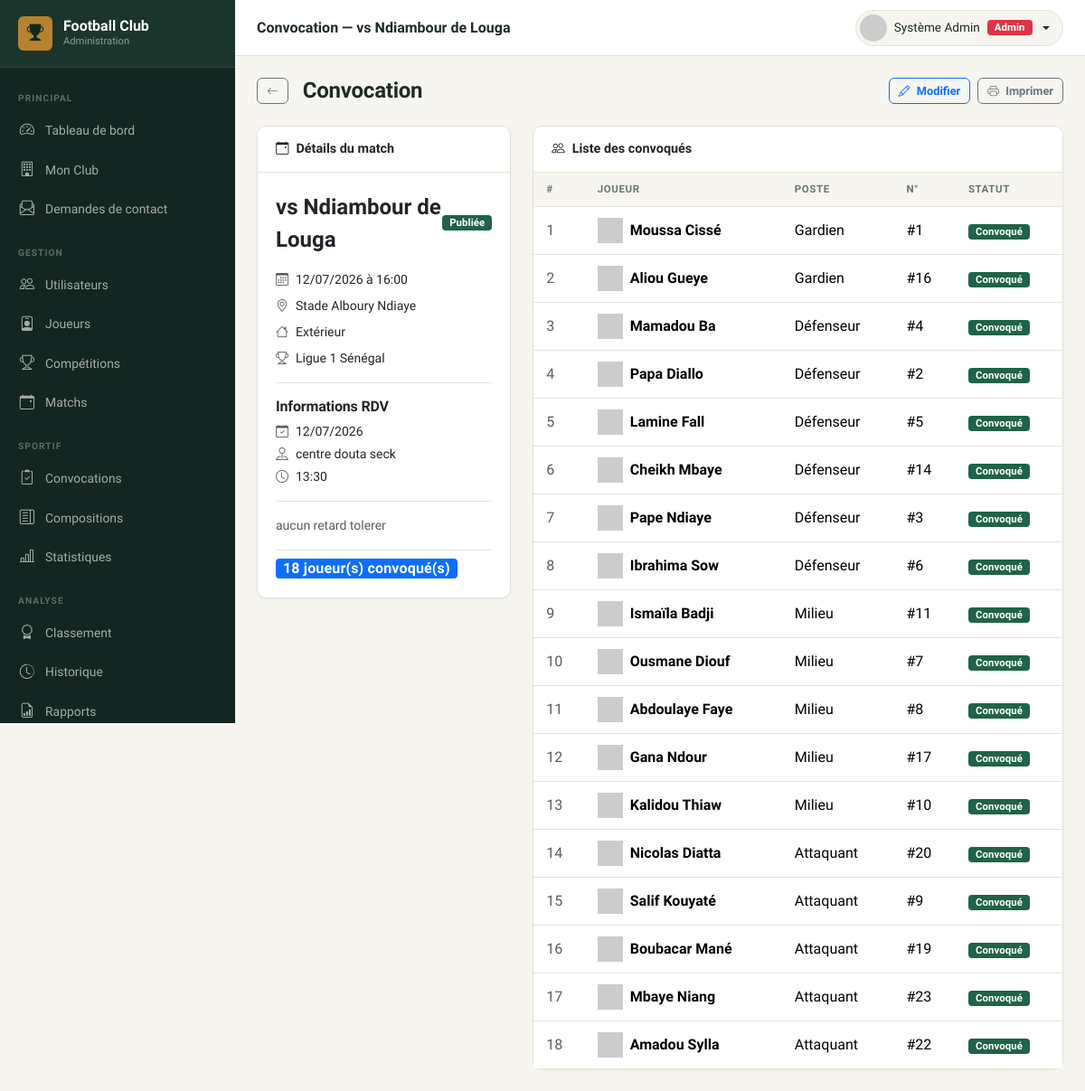
The app's page /admin/convocations/view.php?id=7 (signed in), older data.
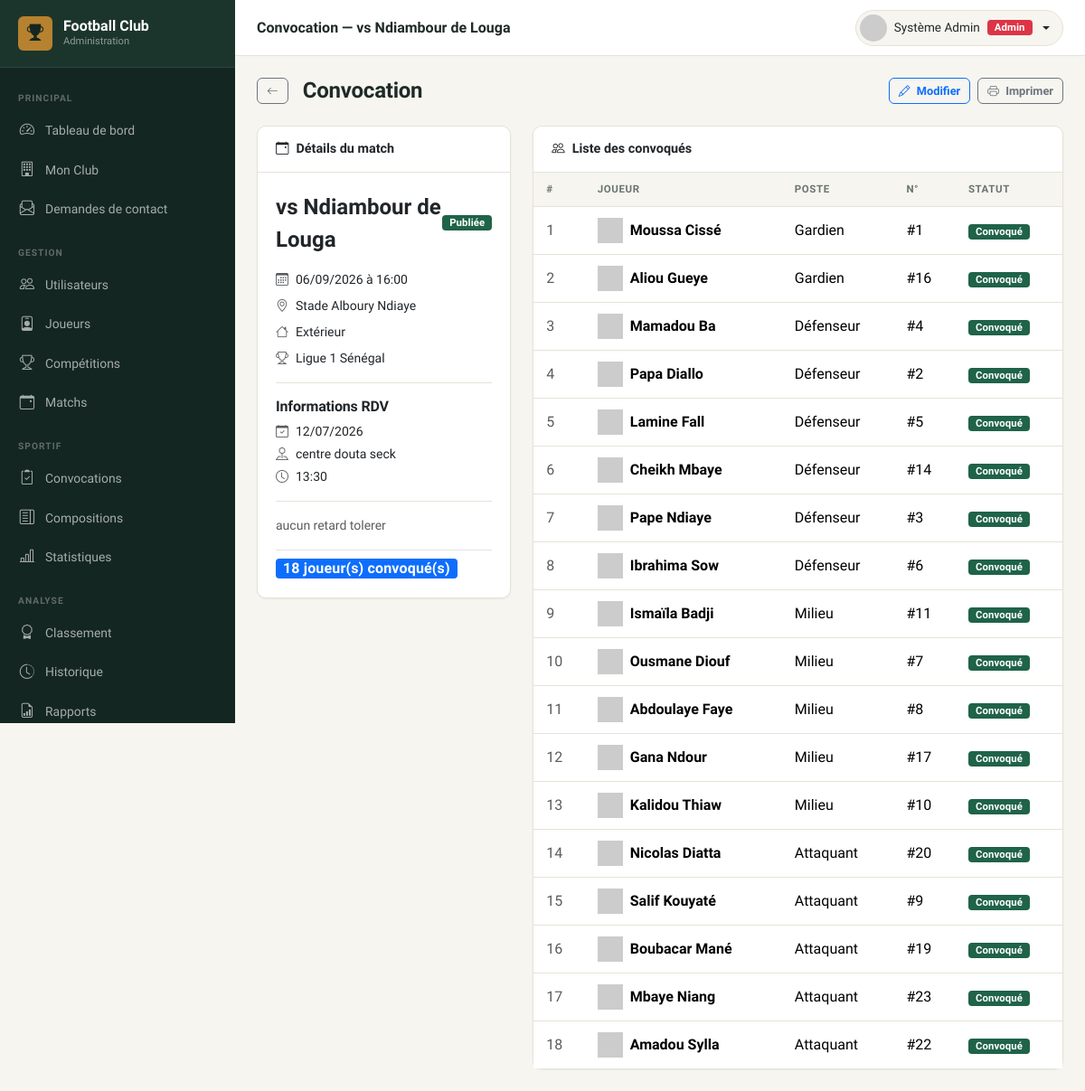
The same page, newer data.
### tables this page shows
CREATE TABLE `convocations` (
  `id` int(11) NOT NULL AUTO_INCREMENT,
  `match_id` int(11) NOT NULL,
  `date_convocation` date DEFAULT NULL,
  `lieu_rdv` varchar(200) DEFAULT NULL,
  `heure_rdv` time DEFAULT NULL,
  `notes` text DEFAULT NULL,
  `statut` enum('Brouillon','Publiée','Annulée') DEFAULT 'Brouillon',
  `created_at` timestamp NOT NULL DEFAULT current_timestamp(),
  `updated_at` timestamp NOT NULL DEFAULT current_timestamp() ON UPDATE current_timestamp(),
  PRIMARY KEY (`id`),
  KEY `match_id` (`match_id`),
  CONSTRAINT `convocations_ibfk_1` FOREIGN KEY (`match_id`) REFERENCES `matchs` (`id`) ON DELETE CASCADE
);

CREATE TABLE `matchs` (
  `id` int(11) NOT NULL AUTO_INCREMENT,
  `competition_id` int(11) DEFAULT NULL,
  `date_match` date NOT NULL,
  `heure_match` time DEFAULT NULL,
  `stade` varchar(200) DEFAULT NULL,
  `adversaire` varchar(150) NOT NULL,
  `domicile_exterieur` enum('Domicile','Extérieur') DEFAULT 'Domicile',
  `score_equipe` tinyint(3) unsigned DEFAULT 0,
  `score_adverse` tinyint(3) unsigned DEFAULT 0,
  `statut` enum('Programmé','En cours','Terminé','Annulé','Reporté') DEFAULT 'Programmé',
  `notes` text DEFAULT NULL,
  `created_at` timestamp NOT NULL DEFAULT current_timestamp(),
  `updated_at` timestamp NOT NULL DEFAULT current_timestamp() ON UPDATE current_timestamp(),
  PRIMARY KEY (`id`),
  KEY `competition_id` (`competition_id`),
  CONSTRAINT `matchs_ibfk_1` FOREIGN KEY (`competition_id`) REFERENCES `competitions` (`id`) ON DELETE SET NULL
);

CREATE TABLE `competitions` (
  `id` int(11) NOT NULL AUTO_INCREMENT,
  `nom` varchar(150) NOT NULL,
  `type` enum('Championnat','Coupe','Amical','Tournoi') DEFAULT 'Championnat',
  `saison` varchar(20) DEFAULT NULL,
  `created_at` timestamp NOT NULL DEFAULT current_timestamp(),
  `updated_at` timestamp NOT NULL DEFAULT current_timestamp() ON UPDATE current_timestamp(),
  PRIMARY KEY (`id`)
);

### admin/convocations/view.php (the view, shortened to what the changed rows need)
<?php
require_once ROOT_PATH . '/includes/functions.php';
$pdo = getPDO();
$id  = (int)($_GET['id'] ?? 0);
$stmt = $pdo->prepare("
    SELECT cv.*, m.date_match, m.heure_match, m.adversaire, m.stade, m.domicile_exterieur, c.nom AS competition
    FROM convocations cv
    JOIN matchs m ON m.id = cv.match_id
    LEFT JOIN competitions c ON c.id = m.competition_id
    WHERE cv.id = ?
");
$stmt->execute([$id]);
$conv = $stmt->fetch();
$joueurs = $pdo->prepare("
    SELECT j.*, cj.statut AS conv_statut
    FROM convocation_joueur cj
    JOIN joueurs j ON j.id = cj.joueur_id
    WHERE cj.convocation_id = ?
    ORDER BY j.poste, j.nom
");
$joueurs->execute([$id]);
$joueurs = $joueurs->fetchAll();
$pageTitle = 'Convocation — vs ' . $conv['adversaire'];
require_once ROOT_PATH . '/admin/includes/header.php';
?>
<div class="row g-4">
    <div class="col-lg-4">
        <div class="card">
            <div class="card-body">
                <div class="d-flex align-items-center justify-content-between mb-3">
                    <div class="fs-4 fw-bold">vs <?= e($conv['adversaire']) ?></div>
                    <?= statusBadge($conv['statut']) ?>
                </div>
                <ul class="list-unstyled small">
                    <li class="mb-2"><i class="bi bi-calendar3 text-muted me-2"></i><?= formatDate($conv['date_match']) ?> <?= $conv['heure_match'] ? 'à '.formatTime($conv['heure_match']) : '' ?></li>
                    <?php if ($conv['stade']): ?><li class="mb-2"><i class="bi bi-geo-alt text-muted me-2"></i><?= e($conv['stade']) ?></li><?php endif; ?>
                    <li class="mb-2"><i class="bi bi-house text-muted me-2"></i><?= e($conv['domicile_exterieur']) ?></li>
                    <?php if ($conv['competition']): ?><li class="mb-2"><i class="bi bi-trophy text-muted me-2"></i><?= e($conv['competition']) ?></li><?php endif; ?>
                </ul>
                <div class="divider"></div>
                <h6 class="fw-bold">Informations RDV</h6>
                <ul class="list-unstyled small">
                    <?php if ($conv['date_convocation']): ?><li class="mb-1"><i class="bi bi-calendar-check text-muted me-2"></i><?= formatDate($conv['date_convocation']) ?></li><?php endif; ?>
                    <?php if ($conv['lieu_rdv']): ?><li class="mb-1"><i class="bi bi-pin-map text-muted me-2"></i><?= e($conv['lieu_rdv']) ?></li><?php endif; ?>
                    <?php if ($conv['heure_rdv']): ?><li class="mb-1"><i class="bi bi-clock text-muted me-2"></i><?= formatTime($conv['heure_rdv']) ?></li><?php endif; ?>
                </ul>
                <?php if ($conv['notes']): ?>
                    <div class="divider"></div>
                    <p class="small text-muted mb-0"><?= nl2br(e($conv['notes'])) ?></p>
                <?php endif; ?>
                <div class="mt-3 pt-2 border-top">
                    <span class="badge bg-primary fs-6"><?= count($joueurs) ?> joueur(s) convoqué(s)</span>
                </div>
            </div>
        </div>
    </div>
    <div class="col-lg-8">
        <div class="card">
            <div class="card-body p-0 table-responsive">
                <table class="table mb-0">
                    <thead><tr><th>#</th><th>Joueur</th><th>Poste</th><th>N°</th><th>Statut</th></tr></thead>
                </table>
            </div>
        </div>
    </div>
</div>
<?php require_once ROOT_PATH . '/admin/includes/footer.php'; ?>

### admin/includes/header.php (shortened to what the changed rows need)
<?php
$pageTitle = $pageTitle ?? 'Administration';
$baseUrl   = BASE_URL;
?>
<!DOCTYPE html>
<html lang="fr">
<head>
    <link href="https://cdn.jsdelivr.net/npm/bootstrap@5.3.3/dist/css/bootstrap.min.css" rel="stylesheet">
    <link href="https://cdn.jsdelivr.net/npm/bootstrap-icons@1.11.3/font/bootstrap-icons.min.css" rel="stylesheet">
    <link href="<?= $baseUrl ?>/assets/css/style.css?v=<?= assetVersion('assets/css/style.css') ?>" rel="stylesheet">
</head>
<body>
<div class="main-wrapper">
    <header class="topbar">
        <span class="page-title"><?= e($pageTitle) ?></span>
        <div class="topbar-right">
            <div class="dropdown">
            </div>
        </div>
    </header>
    <main class="page-content">

### includes/functions.php (shortened to what the changed rows need)
<?php
function e(string $str): string {
    return htmlspecialchars($str, ENT_QUOTES | ENT_SUBSTITUTE, 'UTF-8');
}
function assetVersion(string $relativePath): string {
    $path = ROOT_PATH . '/' . ltrim($relativePath, '/');
    return (string)(file_exists($path) ? filemtime($path) : time());
}
function formatDate(?string $date): string {
    return date('d/m/Y', strtotime($date));
}
function formatTime(?string $time): string {
    return substr($time, 0, 5);
}
function statusBadge(string $status): string {
    $map = [
        'actif'      => 'success',
        'inactif'    => 'secondary',
        'blessé'     => 'warning',
        'suspendu'   => 'danger',
        'Programmé'  => 'primary',
        'Terminé'    => 'success',
        'En cours'   => 'warning',
        'Annulé'     => 'danger',
        'Reporté'    => 'secondary',
        'Publiée'    => 'success',
        'Brouillon'  => 'secondary',
        'Convoqué'   => 'success',
        'Absent'     => 'danger',
        'Blessé'     => 'warning',
        'Titulaire'  => 'primary',
        'Remplaçant' => 'secondary',
    ];
    $color = $map[$status] ?? 'secondary';
    return "<span class=\"badge bg-$color\">" . e($status) . '</span>';
}

Row changes from the older to the newer data that the page shows:
changed through a linked row, convocations "centre douta seck": match.date_match "12/07/2026" → "06/09/2026"
